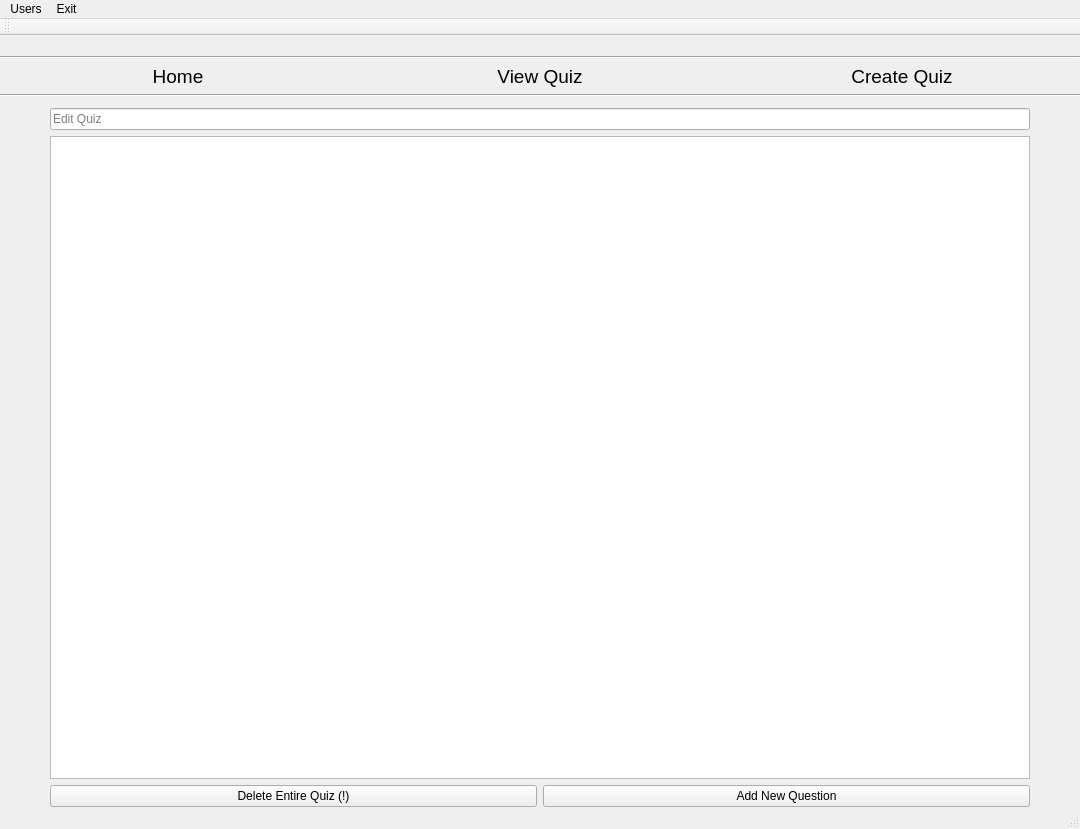
<?xml version="1.0" encoding="UTF-8"?>
<ui version="4.0">
 <class>teacherEditQuiz</class>
 <widget class="QMainWindow" name="teacherEditQuiz">
  <property name="geometry">
   <rect>
    <x>0</x>
    <y>0</y>
    <width>1080</width>
    <height>829</height>
   </rect>
  </property>
  <property name="sizePolicy">
   <sizepolicy hsizetype="MinimumExpanding" vsizetype="Preferred">
    <horstretch>0</horstretch>
    <verstretch>0</verstretch>
   </sizepolicy>
  </property>
  <property name="minimumSize">
   <size>
    <width>800</width>
    <height>600</height>
   </size>
  </property>
  <property name="windowTitle">
   <string>Teacher View Quiz</string>
  </property>
  <property name="windowIcon">
   <iconset>
    <normaloff>Image/javaicon.png</normaloff>Image/javaicon.png</iconset>
  </property>
  <widget class="QWidget" name="centralWidget">
   <layout class="QVBoxLayout" name="verticalLayout" stretch="0,0,1">
    <property name="leftMargin">
     <number>0</number>
    </property>
    <property name="topMargin">
     <number>0</number>
    </property>
    <property name="rightMargin">
     <number>0</number>
    </property>
    <property name="bottomMargin">
     <number>0</number>
    </property>
    <item>
     <layout class="QVBoxLayout" name="overallLayout">
      <item>
       <widget class="QLabel" name="bg">
        <property name="text">
         <string/>
        </property>
        <property name="pixmap">
         <pixmap>Image/gg2.JPG</pixmap>
        </property>
       </widget>
      </item>
      <item>
       <widget class="Line" name="line">
        <property name="orientation">
         <enum>Qt::Horizontal</enum>
        </property>
       </widget>
      </item>
      <item>
       <layout class="QHBoxLayout" name="menu">
        <property name="topMargin">
         <number>0</number>
        </property>
        <item>
         <widget class="QPushButton" name="homeBtn">
          <property name="font">
           <font>
            <family>Arial</family>
            <pointsize>14</pointsize>
           </font>
          </property>
          <property name="styleSheet">
           <string notr="true">QPushButton
{
	border: None;
}

QPushButton:hover
{
	color: rgb(47,79,79);
	font-size: 34px;
}

</string>
          </property>
          <property name="text">
           <string>Home</string>
          </property>
         </widget>
        </item>
        <item>
         <widget class="QPushButton" name="viewquizBtn">
          <property name="font">
           <font>
            <family>Arial</family>
            <pointsize>14</pointsize>
           </font>
          </property>
          <property name="styleSheet">
           <string notr="true">QPushButton
{
	border: None;
}

QPushButton:hover
{
	color: rgb(47,79,79);
	font-size: 34px;
}

</string>
          </property>
          <property name="text">
           <string>View Quiz</string>
          </property>
         </widget>
        </item>
        <item>
         <widget class="QPushButton" name="createquizBtn">
          <property name="font">
           <font>
            <family>Arial</family>
            <pointsize>14</pointsize>
           </font>
          </property>
          <property name="styleSheet">
           <string notr="true">QPushButton
{
	border: None;
}

QPushButton:hover
{
	color: rgb(47,79,79);
	font-size: 34px;
}

</string>
          </property>
          <property name="text">
           <string>Create Quiz</string>
          </property>
         </widget>
        </item>
       </layout>
      </item>
     </layout>
    </item>
    <item>
     <widget class="Line" name="line_2">
      <property name="orientation">
       <enum>Qt::Horizontal</enum>
      </property>
     </widget>
    </item>
    <item>
     <layout class="QVBoxLayout" name="Content">
      <property name="leftMargin">
       <number>50</number>
      </property>
      <property name="topMargin">
       <number>5</number>
      </property>
      <property name="rightMargin">
       <number>50</number>
      </property>
      <item>
       <widget class="QLineEdit" name="lineEdit">
        <property name="placeholderText">
         <string>Edit Quiz</string>
        </property>
       </widget>
      </item>
      <item>
       <widget class="QTableView" name="chertableView">
        <property name="sizePolicy">
         <sizepolicy hsizetype="MinimumExpanding" vsizetype="Expanding">
          <horstretch>0</horstretch>
          <verstretch>0</verstretch>
         </sizepolicy>
        </property>
        <property name="autoScrollMargin">
         <number>16</number>
        </property>
       </widget>
      </item>
      <item>
       <layout class="QHBoxLayout" name="btnlayout">
        <item>
         <widget class="QPushButton" name="viewquiz_deletequiz">
          <property name="text">
           <string>Delete Entire Quiz (!)</string>
          </property>
         </widget>
        </item>
        <item>
         <widget class="QPushButton" name="viewquiz_addnewqns">
          <property name="text">
           <string>Add New Question</string>
          </property>
         </widget>
        </item>
       </layout>
      </item>
     </layout>
    </item>
   </layout>
  </widget>
  <widget class="QMenuBar" name="menuBar">
   <property name="geometry">
    <rect>
     <x>0</x>
     <y>0</y>
     <width>1080</width>
     <height>31</height>
    </rect>
   </property>
   <widget class="QMenu" name="menuUsers">
    <property name="title">
     <string>Users</string>
    </property>
    <addaction name="actionLogout"/>
    <addaction name="actionLogout_2"/>
   </widget>
   <widget class="QMenu" name="menuExit">
    <property name="title">
     <string>Exit</string>
    </property>
    <addaction name="actionClose_Alt_F4"/>
   </widget>
   <addaction name="menuUsers"/>
   <addaction name="menuExit"/>
  </widget>
  <widget class="QToolBar" name="mainToolBar">
   <attribute name="toolBarArea">
    <enum>TopToolBarArea</enum>
   </attribute>
   <attribute name="toolBarBreak">
    <bool>false</bool>
   </attribute>
  </widget>
  <widget class="QStatusBar" name="statusBar"/>
  <action name="actionLogout">
   <property name="text">
    <string>Change Password</string>
   </property>
  </action>
  <action name="actionClose_Alt_F4">
   <property name="text">
    <string>Close (Alt + F4)</string>
   </property>
  </action>
  <action name="actionLogout_2">
   <property name="text">
    <string>Logout</string>
   </property>
  </action>
 </widget>
 <layoutdefault spacing="6" margin="11"/>
 <resources/>
 <connections/>
</ui>
